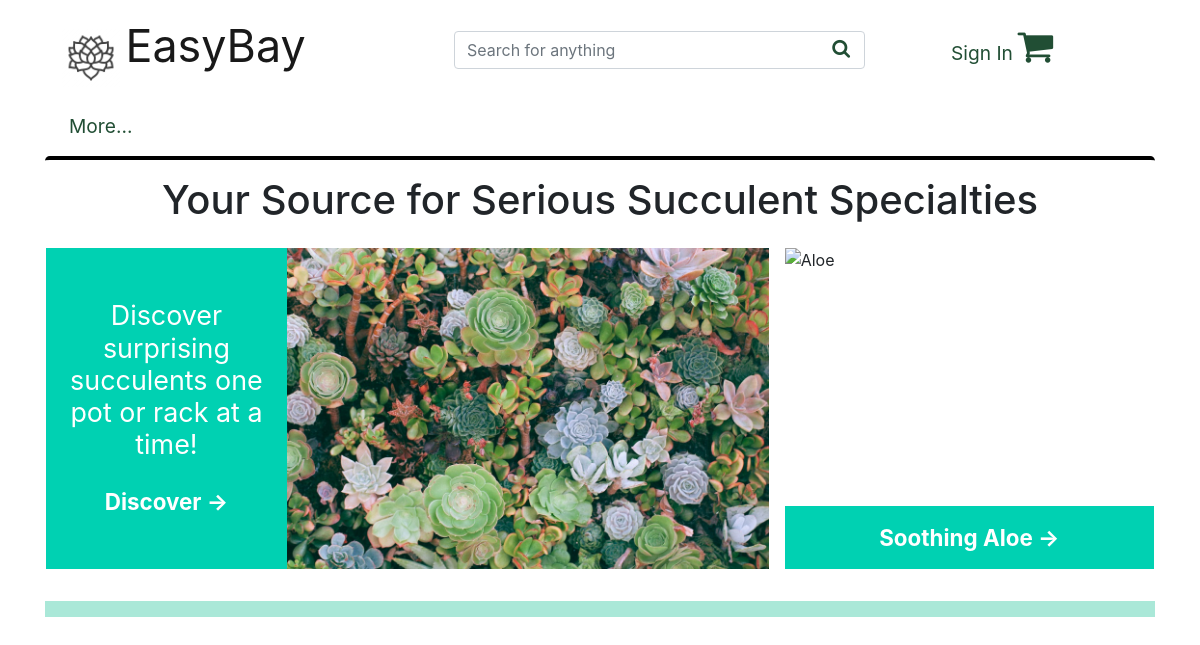
The app's page /, older data.
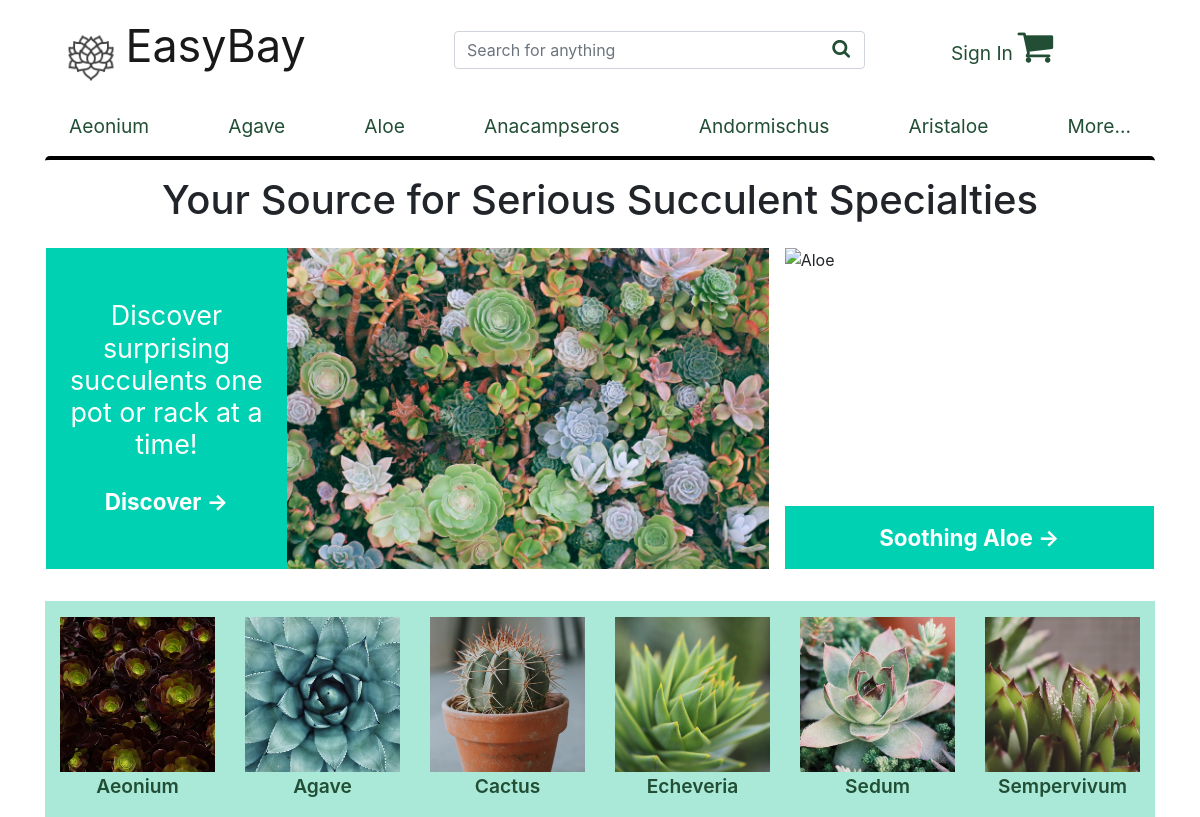
The same page, newer data.
### plant/models.py (models this page shows)
class Plant(models.Model):
    name = models.CharField(max_length=45)
    description = models.TextField()
    price = models.FloatField()
    quantity = models.IntegerField()
    picture = models.FileField(upload_to="plants_images", default='plants_images/default_succulent.png')
    created_at = models.DateTimeField(auto_now_add=True)
    updated_at = models.DateTimeField(auto_now=True)
    objects = PlantManager()

### plant/views.py (the view)
# urls.py: 2. Add a URL to urlpatterns:  path('', views.home, name='home')
def home(request):
    if "userid" in request.session.keys():
        context = {
            "user": User.objects.get(id=request.session["userid"]),
            "succulents": Plant.objects.all()[:6],
            "ordered_succulents": Plant.objects.order_by("name")[:6],
        }
    else:
        context = {"succulents": Plant.objects.all()[:6], "ordered_succulents": Plant.objects.order_by("name")[:6]}
    return render(request, "index.html", context)

### plant/templates/index.html (shortened to what this page needs)
<!DOCTYPE html>
<html lang="en">
	<head>
		<link
			rel="stylesheet"
			href="https://cdnjs.cloudflare.com/ajax/libs/font-awesome/4.7.0/css/font-awesome.min.css"
		/>
		<link
			rel="stylesheet"
			href="https://cdn.jsdelivr.net/npm/bootstrap@4.6.0/dist/css/bootstrap.min.css"
		/>
		<link
			rel="stylesheet"
			href="https://ajax.googleapis.com/ajax/libs/jqueryui/1.12.1/themes/base/jquery-ui.css"
		/>
		<link rel="stylesheet" href="styles.css" />
		{% load static %}
		<link rel="stylesheet" href="{% static 'all_styles/styles.css' %}" />
	</head>
	<body>
		<div class="container">
			{% include 'partials/nav.html' %}
			<nav class="navbar navbar-expand-md navbar-light">
				<div
					class="collapse navbar-collapse"
					id="navbarSupportedContent"
				>
					<ul
						class="navbar-nav mr-auto justify-content-between w-100"
					>
					{% for succulent in ordered_succulents %}
					<li class="nav-item">
						<a class="nav-link" href="/succulents/{{succulent.id}}/">{{succulent.name}}</a>
					</li>
					{% endfor %}
						<li class="nav-item">
							<a class="nav-link" href="#">More...</a>
						</li>
					</ul>
				</div>
			</nav>
			<div class="jumbotron">
				<h1 class="mb-4">
					Your Source for Serious Succulent Specialties
				</h1>
				<div class="row">
					<div class="col-md-8 col-sm-7">
						<div class="row h-100">
							<div
								class="col-md-4 col-sm-6 p-3 mt-0 left_plank d-flex flex-column justify-content-center"
							>
								<h2 class="display-4">
									Discover surprising succulents one pot or
									rack at a time!
								</h2>
								<a class="pt-3" href="#"
									>Discover&nbsp;&rarr;</a
								>
							</div>
							<div class="col-md-8 col-sm-6 p-0">
								{% load static %}
								<img
									class="succulents"
									src="{% static 'all_images/succulents.jpg' %}"
									hover-src="{% static 'all_images/succulents_replace.jpg' %}"
									alt="Succulents"
								/>
							</div>
						</div>
					</div>
					<div
						class="col-md-4 col-sm-5 d-flex flex-column justify-content-between right_plank px-0"
					>
					{% load static %}
						<img src="{% static 'all_images/soothing_aloe.jpg' %}" alt="Aloe" />
						<a class="custom_btn" role="button" href="/succulents/10/"
							>Soothing Aloe&nbsp;&rarr;</a
						>
					</div>
				</div>
			</div>
			<main>
				<div class="row mt-3 mx-0 pb-0">
					{% for succulent in succulents %}
					<div class="col-lg-2 col-md-4 col-sm-6 col-xs-6">
						<a href="succulents/{{succulent.id}}/">
							<img src="{{succulent.picture.url}}" alt="{{succulent.name}}" />
							<p class="succulent_name">{{succulent.name}}</p>
						</a>
					</div>
							{% load static %}
							{% load static %}
							{% load static %}
							{% load static %}
							{% load static %}
							{% load static %}
					{% endfor %}
				</div>
			</main>
		</div>
	</body>
</html>

Row changes from the older to the newer data that the page shows:
added Plant: name "Aeonium", picture (picture)
added Plant: name "Agave", picture (picture)
added Plant: name "Aloe"
added Plant: name "Anacampseros"
added Plant: name "Andormischus"
added Plant: name "Aristaloe"
added Plant: picture (picture), name "Cactus", shown under "Discover surprising succulents one pot or rack at a time!"
added Plant: picture (picture), name "Echeveria", shown under "Discover surprising succulents one pot or rack at a time!"
added Plant: picture (picture), name "Sedum", shown under "Discover surprising succulents one pot or rack at a time!"
added Plant: picture (picture), name "Sempervivum", shown under "Discover surprising succulents one pot or rack at a time!"
